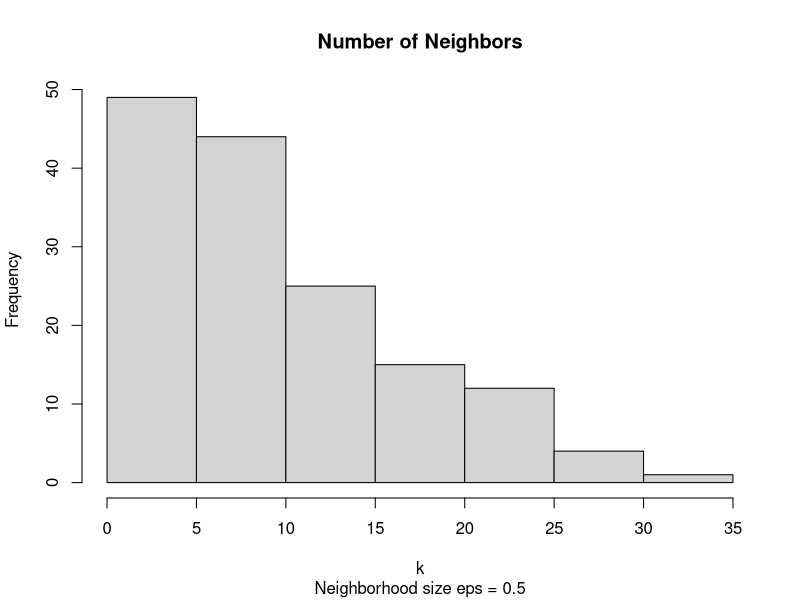
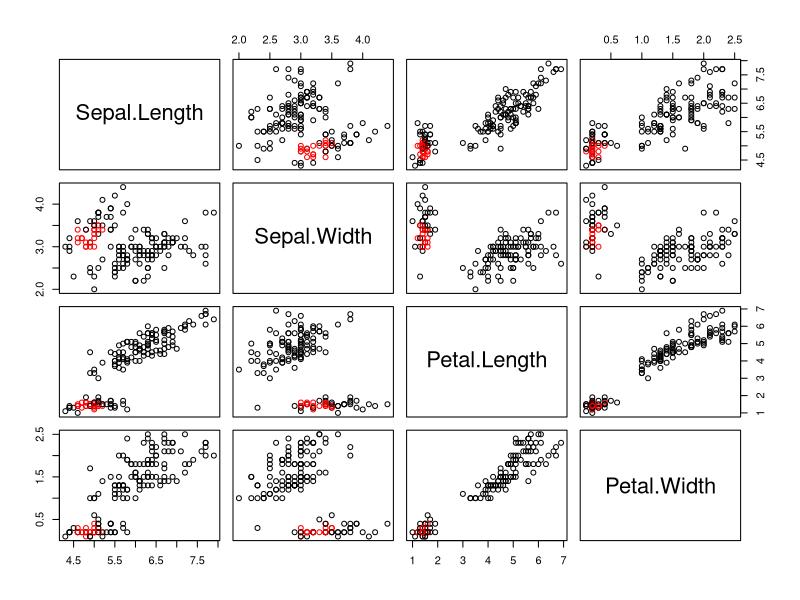
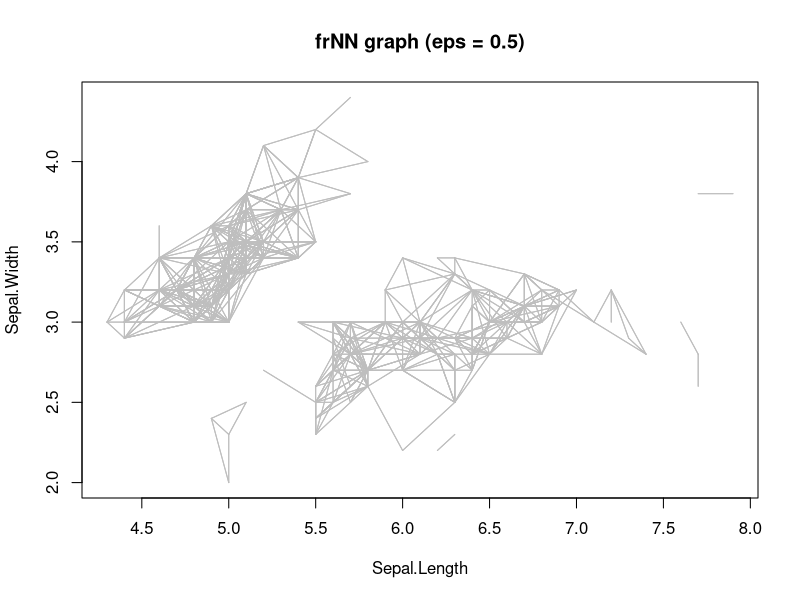
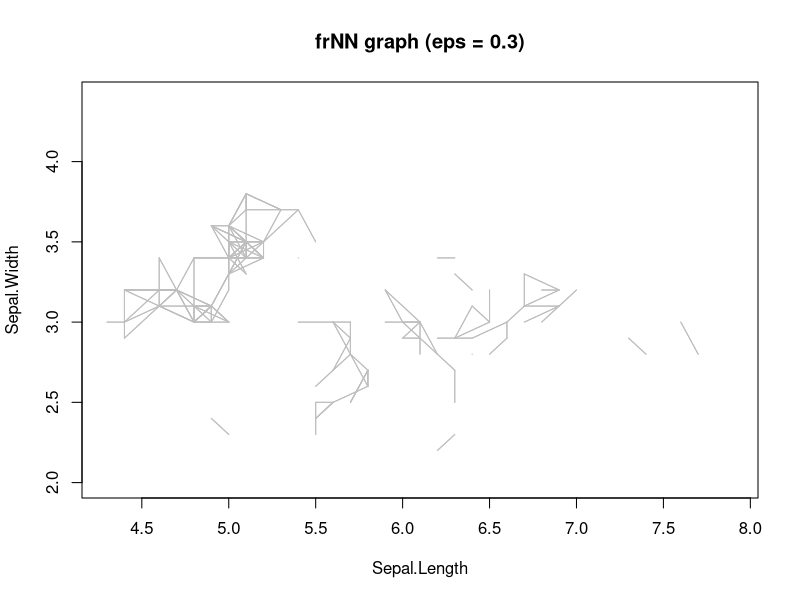

Write R code to recreate these figures, in order.
#install.packages('dbscan')
library(dbscan)

data(iris)
head(iris)
x <- iris[, -5]
head(x)
# Find fixed radius nearest neighbors for each point
nn <- frNN(x, eps=.5)

# Number of neighbors
hist(sapply(adjacencylist(nn), length),
     xlab = "k", main="Number of Neighbors",
     sub = paste("Neighborhood size eps =", nn$eps))

# Explore neighbors of point i = 10
i <- 10
nn$id[[i]]
nn$dist[[i]]
plot(x, col = ifelse(1:nrow(iris) %in% nn$id[[i]], "red", "black"))

# get an adjacency list
head(adjacencylist(nn))

# plot the fixed radius neighbors (and then reduced to a radius of .3)
plot(nn, x)
plot(frNN(nn, .3), x)

## manually create a frNN object for dbscan (dbscan only needs ids and eps)
nn <- list(ids = list(c(2,3), c(1,3), c(1,2,3), c(3,5), c(4,5)), eps = 1)
class(nn) <- c("NN", "frNN")
nn
dbscan(nn, minPts = 2)
